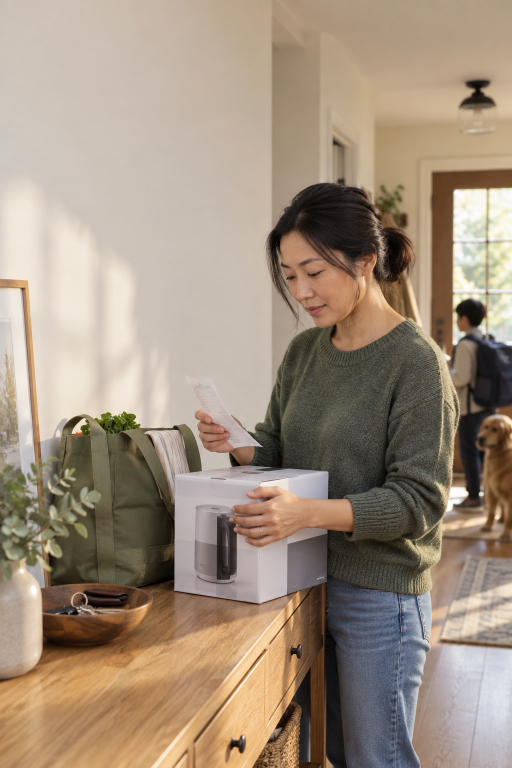
#> input picture Marketing/Screenshots/Backgrounds/family-return.png, 1024 x 1536 px (shown at 1/2 size)
$ python -i render_screenshots.py   (imports and definitions only)
#> lines starting #> are read from the running program, lines starting #| are printed output that depends on the picture
#> further down, picture is the input picture: PIL image 1024x1536 RGB; mean R, G, B 160, 143.1, 125.5
#!/usr/bin/env python3
"""Render localized, text-editable App Store compositions from a locale manifest."""
from __future__ import annotations
import argparse, json, textwrap
from pathlib import Path
from PIL import Image, ImageDraw, ImageEnhance, ImageFilter, ImageFont

ROOT = Path(__file__).parent
W, H = 1260, 2736
FONT_BOLD = Path("C:/Windows/Fonts/seguisb.ttf")
FONT_REGULAR = Path("C:/Windows/Fonts/segoeui.ttf")

def font(path: Path, size: int): return ImageFont.truetype(str(path), size)

def fitted_cover(image: Image.Image) -> Image.Image:
    ratio = max(W / image.width, H / image.height)
#> ratio = 1.78
    image = image.resize((int(image.width * ratio), int(image.height * ratio)), Image.Resampling.LANCZOS)
    left, top = (image.width - W) // 2, (image.height - H) // 2
#> left = 282; top = 0
    return image.crop((left, top, left + W, top + H)).convert("RGB")
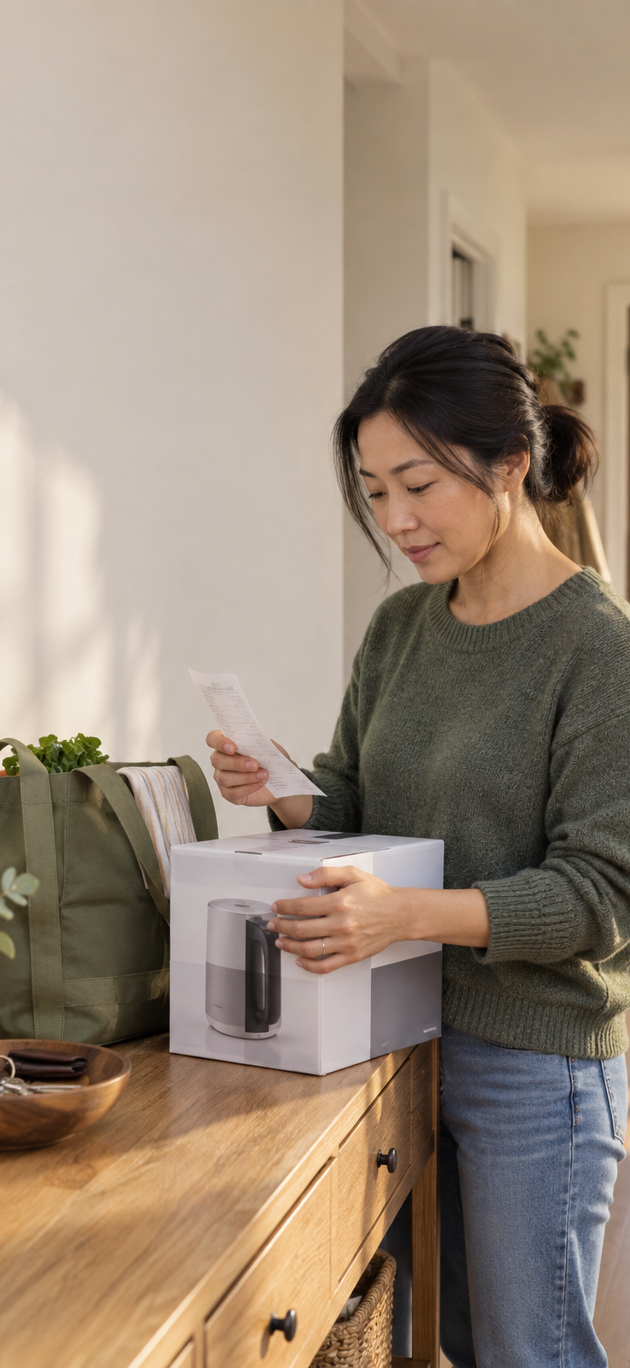
#> returned value: PIL image 1260x2736 RGB (shown at 1/2 size); mean R, G, B 153.3, 136.1, 118.8

def multiline(draw, text, xy, max_chars, chosen_font, fill, spacing=14):
    wrapped = textwrap.fill(text, width=max_chars)
    draw.multiline_text(xy, wrapped, font=chosen_font, fill=fill, spacing=spacing)

# [46 lines left out: functions phone_ui, render, main, not called in this run]

# [1 line not run here, left out]

>>> from PIL import Image
>>> picture = Image.open('Backgrounds/family-return.png')
>>> result = fitted_cover(picture)
